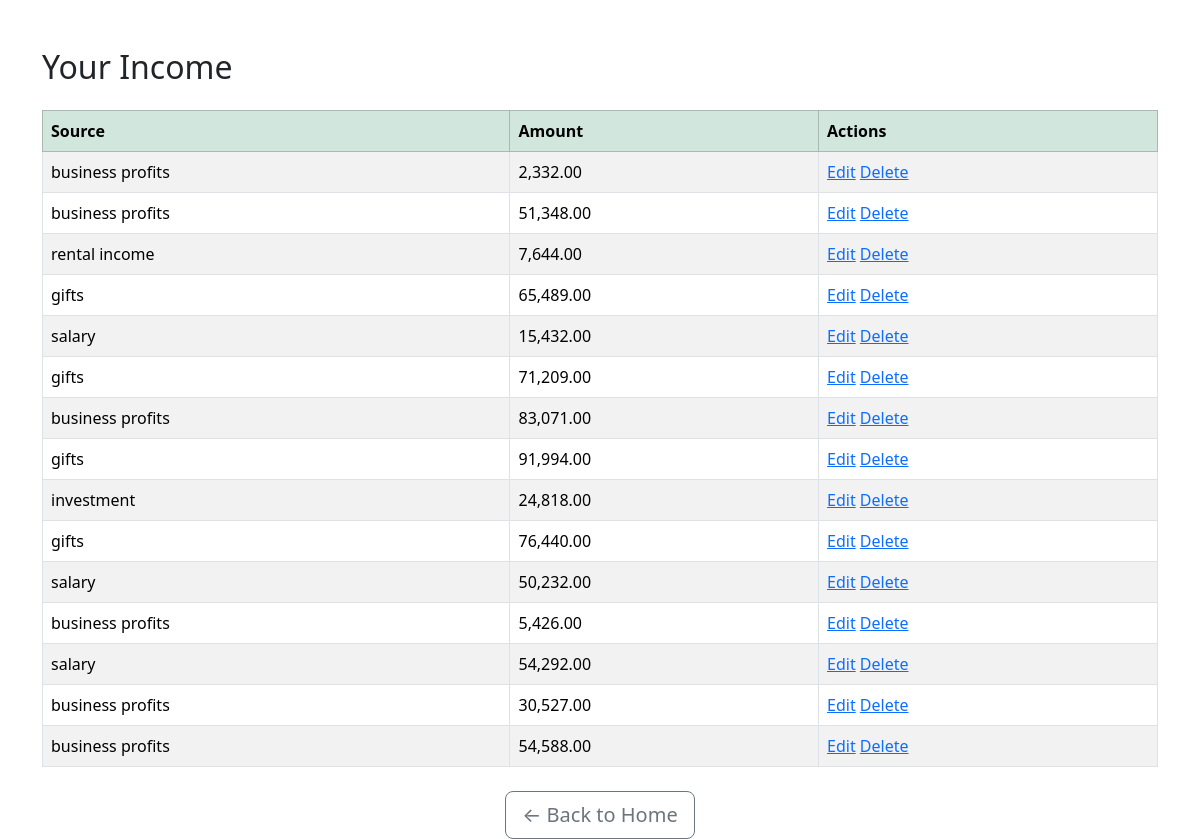
The app's page /back_end/income/view_income.php (signed in) with its own data.
### tables this page shows
CREATE TABLE Income (
    income_id INT PRIMARY KEY AUTO_INCREMENT,
    user_id INT,
    income_source VARCHAR(100) NOT NULL,
    income_amount DECIMAL(10,2) NOT NULL,
	date_added DATETIME DEFAULT CURRENT_TIMESTAMP,
    FOREIGN KEY (user_id) REFERENCES users(user_id)
);

### back_end/income/view_income.php (the view, shortened to what this page needs)
<?php
require_once '../includes/db.php';
$user_id = $_SESSION['user_id'];
$stmt = $pdo->prepare("SELECT * FROM Income WHERE user_id = ?");
$stmt->execute([$user_id]);
$incomes = $stmt->fetchAll();
?>
<!DOCTYPE html>
<html lang="en">
<head>
    <link href="https://cdn.jsdelivr.net/npm/bootstrap@5.3.3/dist/css/bootstrap.min.css" rel="stylesheet">
</head>
<body>
    <div class="container mt-5">
        <h2 class="mb-4">Your Income</h2>
        <table class="table table-bordered table-striped">
            <thead class="table-success">
                <tr>
                    <th>Source</th>
                    <th>Amount</th>
                    <th>Actions</th>
                </tr>
            </thead>
            <tbody>
                <?php
                foreach ($incomes as $income): ?>
                    <tr>
                        <td><?= htmlspecialchars($income['income_source']) ?></td>
                        <td><?= number_format($income['income_amount'], 2) ?></td>
                        <td>
                            <a href="update_income.php?id=<?= $income['income_id'] ?>">Edit</a>
                            <a href="delete_income.php?id=<?= $income['income_id'] ?>" onclick="return confirm('Delete this income?');">Delete</a>
                        </td>
                    </tr>
                <?php endforeach; ?>
            </tbody>
        </table>
        <div class="mt-4 text-center">
            <a href="../../front_end/home.html" class="btn btn-outline-secondary btn-lg">← Back to Home</a>
        </div>
</body>
</html>

### records on screen
income: income_source "business profits", income_amount "2,332.00"
income: income_source "business profits", income_amount "51,348.00"
income: income_source "rental income", income_amount "7,644.00"
income: income_source "gifts", income_amount "65,489.00"
income: income_source "salary", income_amount "15,432.00"
income: income_source "gifts", income_amount "71,209.00"
income: income_source "business profits", income_amount "83,071.00"
income: income_source "gifts", income_amount "91,994.00"
income: income_source "investment", income_amount "24,818.00"
income: income_source "gifts", income_amount "76,440.00"
income: income_source "salary", income_amount "50,232.00"
income: income_source "business profits", income_amount "5,426.00"
income: income_source "salary", income_amount "54,292.00"
income: income_source "business profits", income_amount "30,527.00"
income: income_source "business profits", income_amount "54,588.00"
